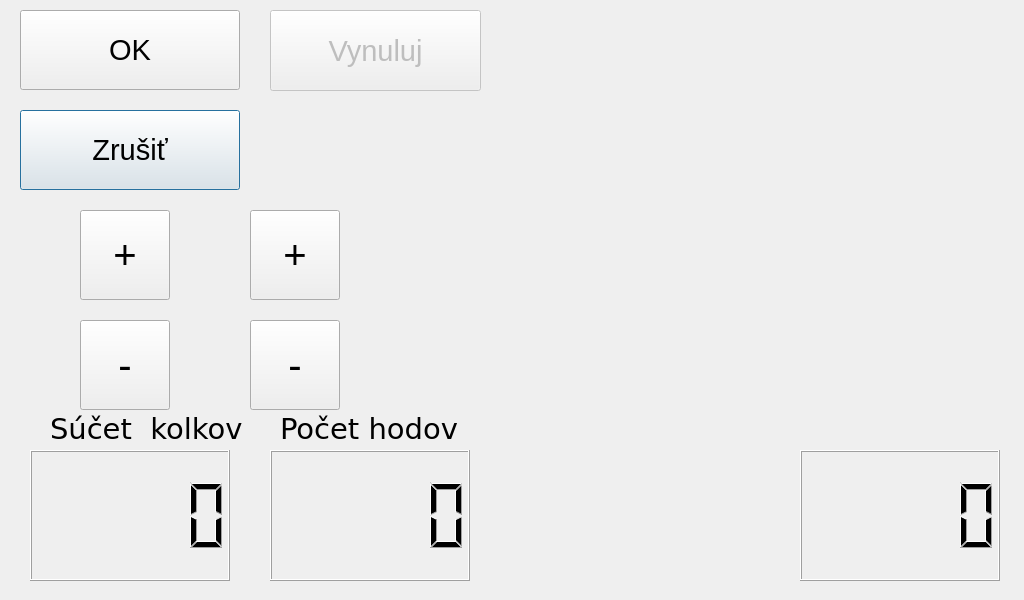
<?xml version="1.0" encoding="UTF-8"?>
<ui version="4.0">
 <class>ChangerWindow</class>
 <widget class="QDialog" name="ChangerWindow">
  <property name="geometry">
   <rect>
    <x>0</x>
    <y>0</y>
    <width>1024</width>
    <height>600</height>
   </rect>
  </property>
  <property name="windowTitle">
   <string>Dialog</string>
  </property>
  <widget class="QPushButton" name="pin5">
   <property name="geometry">
    <rect>
     <x>930</x>
     <y>210</y>
     <width>100</width>
     <height>180</height>
    </rect>
   </property>
   <property name="text">
    <string/>
   </property>
   <property name="icon">
    <iconset resource="ninepins.qrc">
     <normaloff>:/images/kolok1_big.png</normaloff>
     <normalon>:/images/kolok2_big.png</normalon>:/images/kolok1_big.png</iconset>
   </property>
   <property name="iconSize">
    <size>
     <width>50</width>
     <height>110</height>
    </size>
   </property>
   <property name="flat">
    <bool>true</bool>
   </property>
  </widget>
  <widget class="QPushButton" name="pin4">
   <property name="geometry">
    <rect>
     <x>650</x>
     <y>210</y>
     <width>100</width>
     <height>180</height>
    </rect>
   </property>
   <property name="text">
    <string/>
   </property>
   <property name="icon">
    <iconset resource="ninepins.qrc">
     <normaloff>:/images/kolok1_big.png</normaloff>
     <normalon>:/images/kolok2_big.png</normalon>:/images/kolok1_big.png</iconset>
   </property>
   <property name="iconSize">
    <size>
     <width>50</width>
     <height>110</height>
    </size>
   </property>
   <property name="flat">
    <bool>true</bool>
   </property>
  </widget>
  <widget class="QLCDNumber" name="scoreLCD">
   <property name="geometry">
    <rect>
     <x>30</x>
     <y>450</y>
     <width>200</width>
     <height>131</height>
    </rect>
   </property>
  </widget>
  <widget class="QPushButton" name="pin6">
   <property name="geometry">
    <rect>
     <x>500</x>
     <y>90</y>
     <width>100</width>
     <height>180</height>
    </rect>
   </property>
   <property name="sizePolicy">
    <sizepolicy hsizetype="Minimum" vsizetype="Expanding">
     <horstretch>0</horstretch>
     <verstretch>0</verstretch>
    </sizepolicy>
   </property>
   <property name="text">
    <string/>
   </property>
   <property name="icon">
    <iconset resource="ninepins.qrc">
     <normaloff>:/images/kolok1_big.png</normaloff>
     <normalon>:/images/kolok2_big.png</normalon>:/images/kolok1_big.png</iconset>
   </property>
   <property name="iconSize">
    <size>
     <width>50</width>
     <height>110</height>
    </size>
   </property>
   <property name="flat">
    <bool>true</bool>
   </property>
  </widget>
  <widget class="QPushButton" name="pin1">
   <property name="geometry">
    <rect>
     <x>500</x>
     <y>290</y>
     <width>100</width>
     <height>180</height>
    </rect>
   </property>
   <property name="autoFillBackground">
    <bool>false</bool>
   </property>
   <property name="text">
    <string/>
   </property>
   <property name="icon">
    <iconset resource="ninepins.qrc">
     <normaloff>:/images/kolok1_big.png</normaloff>
     <normalon>:/images/kolok2_big.png</normalon>:/images/kolok1_big.png</iconset>
   </property>
   <property name="iconSize">
    <size>
     <width>50</width>
     <height>110</height>
    </size>
   </property>
   <property name="shortcut">
    <string notr="true"/>
   </property>
   <property name="checkable">
    <bool>false</bool>
   </property>
   <property name="autoRepeat">
    <bool>false</bool>
   </property>
   <property name="autoExclusive">
    <bool>false</bool>
   </property>
   <property name="autoDefault">
    <bool>true</bool>
   </property>
   <property name="default">
    <bool>false</bool>
   </property>
   <property name="flat">
    <bool>true</bool>
   </property>
  </widget>
  <widget class="QLCDNumber" name="roundsLCD">
   <property name="geometry">
    <rect>
     <x>270</x>
     <y>450</y>
     <width>200</width>
     <height>131</height>
    </rect>
   </property>
  </widget>
  <widget class="QLCDNumber" name="pointsLCD">
   <property name="geometry">
    <rect>
     <x>800</x>
     <y>450</y>
     <width>200</width>
     <height>131</height>
    </rect>
   </property>
  </widget>
  <widget class="QPushButton" name="pin3">
   <property name="geometry">
    <rect>
     <x>370</x>
     <y>210</y>
     <width>100</width>
     <height>150</height>
    </rect>
   </property>
   <property name="text">
    <string/>
   </property>
   <property name="icon">
    <iconset resource="ninepins.qrc">
     <normaloff>:/images/kolok1_big.png</normaloff>
     <normalon>:/images/kolok2_big.png</normalon>:/images/kolok1_big.png</iconset>
   </property>
   <property name="iconSize">
    <size>
     <width>50</width>
     <height>110</height>
    </size>
   </property>
   <property name="flat">
    <bool>true</bool>
   </property>
  </widget>
  <widget class="QLabel" name="label_3">
   <property name="geometry">
    <rect>
     <x>50</x>
     <y>410</y>
     <width>211</width>
     <height>37</height>
    </rect>
   </property>
   <property name="font">
    <font>
     <family>Verdana</family>
     <pointsize>22</pointsize>
    </font>
   </property>
   <property name="acceptDrops">
    <bool>false</bool>
   </property>
   <property name="layoutDirection">
    <enum>Qt::RightToLeft</enum>
   </property>
   <property name="text">
    <string>Súčet  kolkov</string>
   </property>
  </widget>
  <widget class="QPushButton" name="pin8">
   <property name="geometry">
    <rect>
     <x>650</x>
     <y>-30</y>
     <width>100</width>
     <height>180</height>
    </rect>
   </property>
   <property name="text">
    <string/>
   </property>
   <property name="icon">
    <iconset resource="ninepins.qrc">
     <normaloff>:/images/kolok1_big.png</normaloff>
     <normalon>:/images/kolok2_big.png</normalon>:/images/kolok1_big.png</iconset>
   </property>
   <property name="iconSize">
    <size>
     <width>50</width>
     <height>110</height>
    </size>
   </property>
   <property name="flat">
    <bool>true</bool>
   </property>
  </widget>
  <widget class="QLabel" name="label_4">
   <property name="geometry">
    <rect>
     <x>280</x>
     <y>410</y>
     <width>201</width>
     <height>37</height>
    </rect>
   </property>
   <property name="font">
    <font>
     <family>Verdana</family>
     <pointsize>22</pointsize>
    </font>
   </property>
   <property name="acceptDrops">
    <bool>false</bool>
   </property>
   <property name="layoutDirection">
    <enum>Qt::RightToLeft</enum>
   </property>
   <property name="text">
    <string>Počet hodov</string>
   </property>
  </widget>
  <widget class="QPushButton" name="pin2">
   <property name="geometry">
    <rect>
     <x>800</x>
     <y>290</y>
     <width>100</width>
     <height>180</height>
    </rect>
   </property>
   <property name="text">
    <string/>
   </property>
   <property name="icon">
    <iconset resource="ninepins.qrc">
     <normaloff>:/images/kolok1_big.png</normaloff>
     <normalon>:/images/kolok2_big.png</normalon>:/images/kolok1_big.png</iconset>
   </property>
   <property name="iconSize">
    <size>
     <width>50</width>
     <height>110</height>
    </size>
   </property>
   <property name="flat">
    <bool>true</bool>
   </property>
  </widget>
  <widget class="QPushButton" name="pin0">
   <property name="geometry">
    <rect>
     <x>650</x>
     <y>450</y>
     <width>100</width>
     <height>180</height>
    </rect>
   </property>
   <property name="text">
    <string/>
   </property>
   <property name="icon">
    <iconset resource="ninepins.qrc">
     <normaloff>:/images/kolok1_big.png</normaloff>
     <normalon>:/images/kolok2_big.png</normalon>:/images/kolok1_big.png</iconset>
   </property>
   <property name="iconSize">
    <size>
     <width>50</width>
     <height>110</height>
    </size>
   </property>
   <property name="autoDefault">
    <bool>true</bool>
   </property>
   <property name="flat">
    <bool>true</bool>
   </property>
  </widget>
  <widget class="QPushButton" name="pin7">
   <property name="geometry">
    <rect>
     <x>800</x>
     <y>90</y>
     <width>100</width>
     <height>180</height>
    </rect>
   </property>
   <property name="text">
    <string/>
   </property>
   <property name="icon">
    <iconset resource="ninepins.qrc">
     <normaloff>:/images/kolok1_big.png</normaloff>
     <normalon>:/images/kolok2_big.png</normalon>:/images/kolok1_big.png</iconset>
   </property>
   <property name="iconSize">
    <size>
     <width>50</width>
     <height>110</height>
    </size>
   </property>
   <property name="flat">
    <bool>true</bool>
   </property>
  </widget>
  <widget class="QPushButton" name="scorePlus">
   <property name="geometry">
    <rect>
     <x>80</x>
     <y>210</y>
     <width>90</width>
     <height>90</height>
    </rect>
   </property>
   <property name="font">
    <font>
     <pointsize>30</pointsize>
    </font>
   </property>
   <property name="text">
    <string>+</string>
   </property>
  </widget>
  <widget class="QPushButton" name="scoreMinus">
   <property name="geometry">
    <rect>
     <x>80</x>
     <y>320</y>
     <width>90</width>
     <height>90</height>
    </rect>
   </property>
   <property name="font">
    <font>
     <pointsize>30</pointsize>
    </font>
   </property>
   <property name="text">
    <string>-</string>
   </property>
  </widget>
  <widget class="QPushButton" name="roundsPlus">
   <property name="geometry">
    <rect>
     <x>250</x>
     <y>210</y>
     <width>90</width>
     <height>90</height>
    </rect>
   </property>
   <property name="font">
    <font>
     <pointsize>30</pointsize>
    </font>
   </property>
   <property name="text">
    <string>+</string>
   </property>
  </widget>
  <widget class="QPushButton" name="roundsMinus">
   <property name="geometry">
    <rect>
     <x>250</x>
     <y>320</y>
     <width>90</width>
     <height>90</height>
    </rect>
   </property>
   <property name="font">
    <font>
     <pointsize>30</pointsize>
    </font>
   </property>
   <property name="text">
    <string>-</string>
   </property>
  </widget>
  <widget class="QPushButton" name="okButton">
   <property name="geometry">
    <rect>
     <x>20</x>
     <y>10</y>
     <width>220</width>
     <height>80</height>
    </rect>
   </property>
   <property name="font">
    <font>
     <pointsize>22</pointsize>
    </font>
   </property>
   <property name="text">
    <string>OK</string>
   </property>
  </widget>
  <widget class="QPushButton" name="cancelButton">
   <property name="geometry">
    <rect>
     <x>20</x>
     <y>110</y>
     <width>220</width>
     <height>80</height>
    </rect>
   </property>
   <property name="font">
    <font>
     <pointsize>22</pointsize>
    </font>
   </property>
   <property name="text">
    <string>Zrušiť</string>
   </property>
   <property name="default">
    <bool>true</bool>
   </property>
  </widget>
  <widget class="QPushButton" name="zeroButton">
   <property name="enabled">
    <bool>false</bool>
   </property>
   <property name="geometry">
    <rect>
     <x>270</x>
     <y>10</y>
     <width>211</width>
     <height>81</height>
    </rect>
   </property>
   <property name="font">
    <font>
     <pointsize>22</pointsize>
    </font>
   </property>
   <property name="text">
    <string>Vynuluj</string>
   </property>
  </widget>
 </widget>
 <resources>
  <include location="ninepins.qrc"/>
 </resources>
 <connections/>
</ui>
